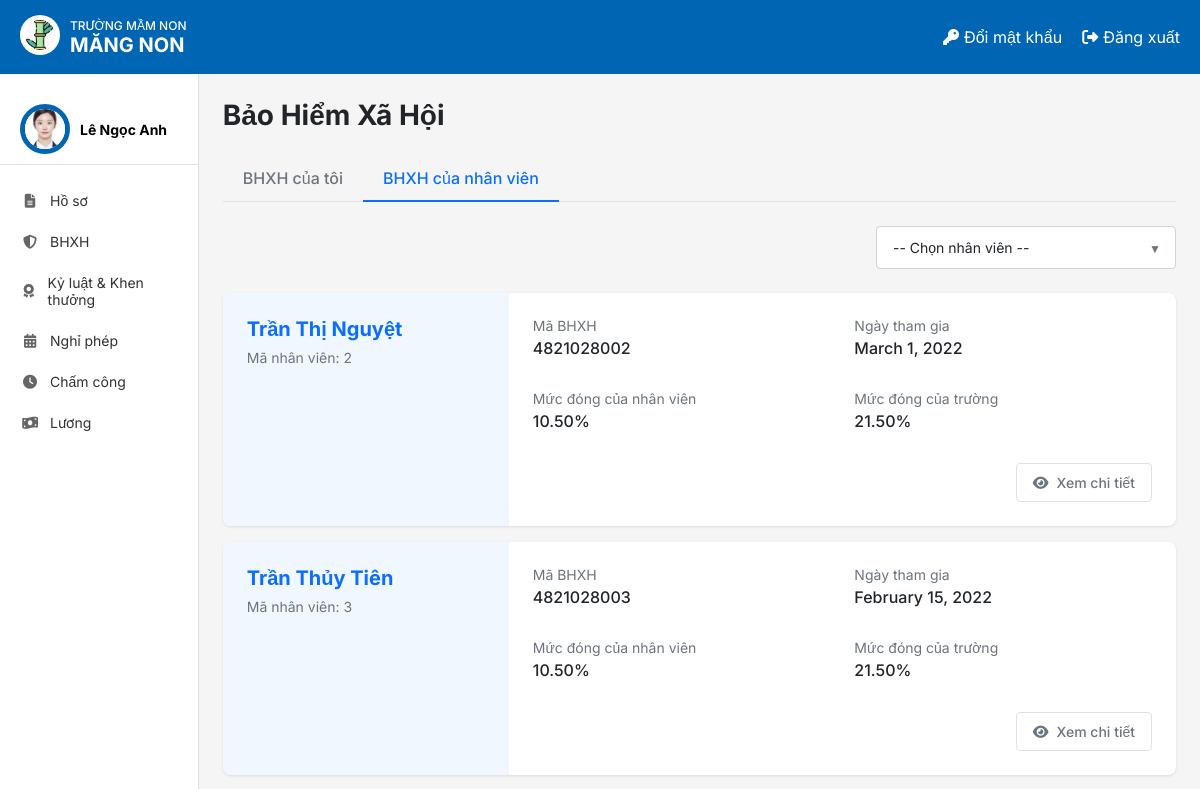
Before: /bhxh/ (signed in, upper part) with the older database file.
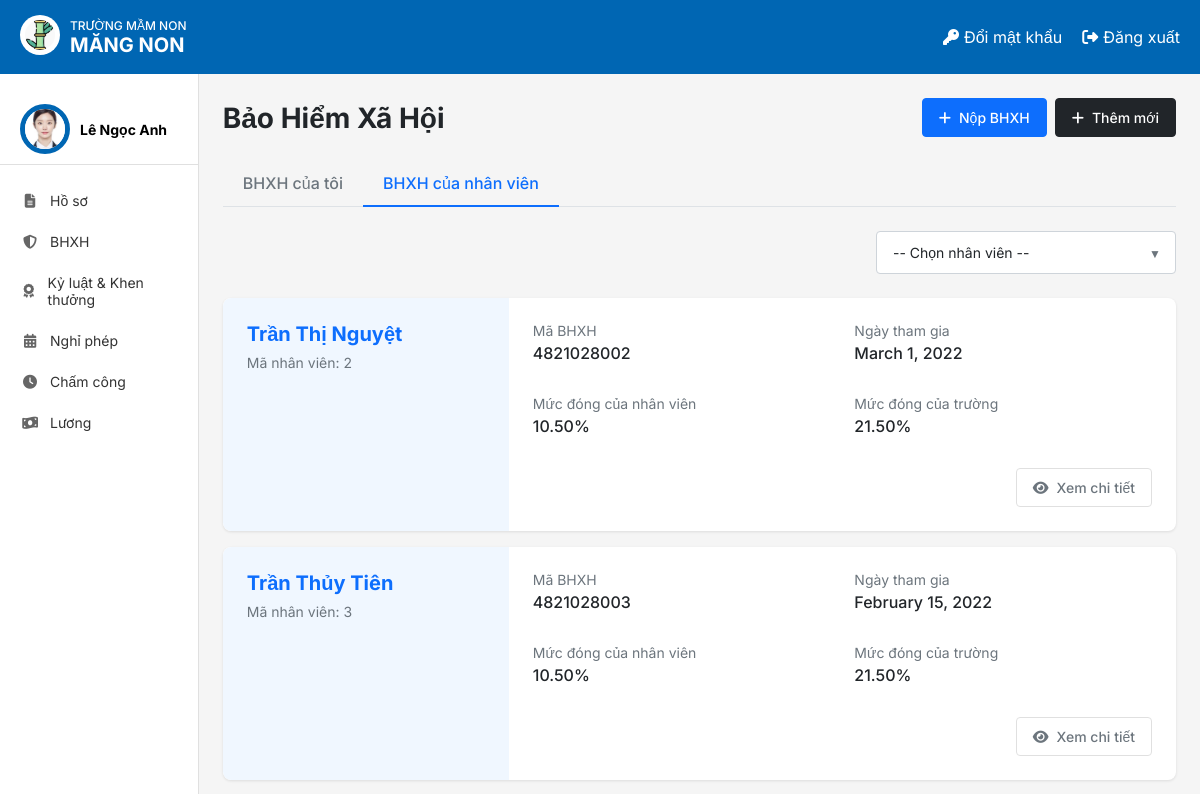
After: the same page with the newer database file.
### BHXH/views.py (the view)
# urls.py: path('bhxh/',bhxh,name='bhxh_list'),
@login_required
@permission_required('HOME.view_bhxh')
def bhxh(request):
    nhanvien = get_object_or_404(NhanVien, user=request.user)
    bhxh_list = BHXH.objects.all().order_by('nhan_vien__id')
    nv_id = request.GET.get('nv_id')
    if nv_id:
        bhxh_list = bhxh_list.filter(nhan_vien__id=nv_id)
    ds_nhanvien = NhanVien.objects.filter(id__in=bhxh_list.values_list('nhan_vien__id', flat=True))
    form = DongBHXHForm()
    return render(request, 'BHXH/BHXH.html', {
        'bhxh_list': bhxh_list,
        'nhan_vien': nhanvien,
        'ds_nhanvien': ds_nhanvien,  #  Chỉ những nhân viên có BHXH
        'form': form,
        'selected_nv_id': nv_id if nv_id else '',
    })

### BHXH/forms.py
class DongBHXHForm(forms.Form):
    ngay_bat_dau = forms.DateField(
        required=True,
        label="Ngày bắt đầu",
        widget=forms.DateInput(attrs={
            'type': 'date',
            'class': 'form-control'
        })
    )
    ngay_ket_thuc = forms.DateField(
        required=True,
        label="Ngày kết thúc",
        widget=forms.DateInput(attrs={
            'type': 'date',
            'class': 'form-control'
        })
    )

### templates/BHXH/BHXH.html (shortened to what this page needs)
{% extends 'home.html' %}
{% load static %}
{% block page_background %}
<link rel="stylesheet" href="{% static 'css/BHXH.css' %}">
<div class="bhxh-container">
    <div class="bhxh-header">
        <h2 class="bhxh-title">Bảo Hiểm Xã Hội</h2>
        {% if nhan_vien.vi_tri_cong_viec == 'Kế toán' %}
        <div class="bhxh-actions">
            <button id="showFormBtn" class="bhxh-btn bhxh-btn-primary">
                <i class="fas fa-plus"></i> Nộp BHXH
            </button>
            <a href="{% url 'add_bhxh' %}" class="bhxh-btn bhxh-btn-dark">
                <i class="fas fa-plus"></i> Thêm mới
            </a>
        </div>
        {% endif %}
    </div>
    {% url 'bhxh_list' as url_all %}
    {% url 'bhxh_me' as url_me %}
    <ul class="bhxh-nav-tabs">
        <li class="bhxh-nav-item">
            <a class="bhxh-nav-link {% if request.path == url_me %}active{% endif %}" href="{{ url_me }}">BHXH của tôi</a>
        </li>
        <li class="bhxh-nav-item">
            <a class="bhxh-nav-link {% if request.path == url_all %}active{% endif %}" href="{{ url_all }}">BHXH của nhân viên</a>
        </li>
    </ul>
    <form method="get" class="bhxh-filter-form">
        <div class="bhxh-filter-row">
            <div class="bhxh-custom-select">
                <select name="nv_id" class="bhxh-form-select" onchange="this.form.submit()">
                    <option value="" {% if not selected_nv_id %}selected{% endif %}>-- Chọn nhân viên --</option>
                </select>
            </div>
        </div>
    </form>
    <div class="bhxh-list">
        {% for bh in bhxh_list %}
        <div class="bhxh-card">
            <div class="bhxh-card-body">
                <div class="bhxh-card-row">
                    <div class="bhxh-employee-info">
                       <h5 class="bhxh-employee-name">
                            <a href="{% url 'edit_bhxh' ma_nv=bh.nhan_vien.id %}" class="bhxh-link">
                                {{ bh.nhan_vien.ten_nv }}
                            </a>
                       </h5>
                        <p class="bhxh-text-muted">Mã nhân viên: {{ bh.nhan_vien.id }}</p>
                    </div>
                    <div class="bhxh-details">
                        <div class="bhxh-details-grid">
                            <div class="bhxh-detail-item">
                                <p class="bhxh-info-label">Mã BHXH</p>
                                <p class="bhxh-info-value">{{ bh.ma_BHXH }}</p>
                            </div>
                            <div class="bhxh-detail-item">
                                <p class="bhxh-info-label">Ngày tham gia</p>
                                <p class="bhxh-info-value">{{ bh.thoi_gian_bat_dau|date:"F j, Y" }}</p>
                            </div>
                            <div class="bhxh-detail-item">
                                <p class="bhxh-info-label">Mức đóng của nhân viên</p>
                                <p class="bhxh-info-value  ">{{ bh.nhan_vien_dong }}%</p>
                            </div>
                            <div class="bhxh-detail-item">
                                <p class="bhxh-info-label">Mức đóng của trường</p>
                                <p class="bhxh-info-value  ">{{ bh.truong_dong }}%</p>
                            </div>
                        </div>
                        <div class="bhxh-actions-bottom">
                           <a href="{% url 'info_bhxh' ma_nv=bh.nhan_vien.id %}" class="bhxh-btn bhxh-btn-outline-secondary">
                               <i class="fas fa-eye"></i> Xem chi tiết
                           </a>
                        </div>
                    </div>
                </div>
            </div>
        </div>
        {% empty %}
        <p class="bhxh-empty-message">Không có dữ liệu BHXH.</p>
        {% endfor %}
    </div>
</div>
{% endblock %}

Changed rows visible on the page:
changed NhanVien "Lê Ngọc Anh": vi_tri_cong_viec "Giáo viên" → "Kế toán" (drawn)
Other visible differences:
text now shown: "Nộp BHXH Thêm mới"
